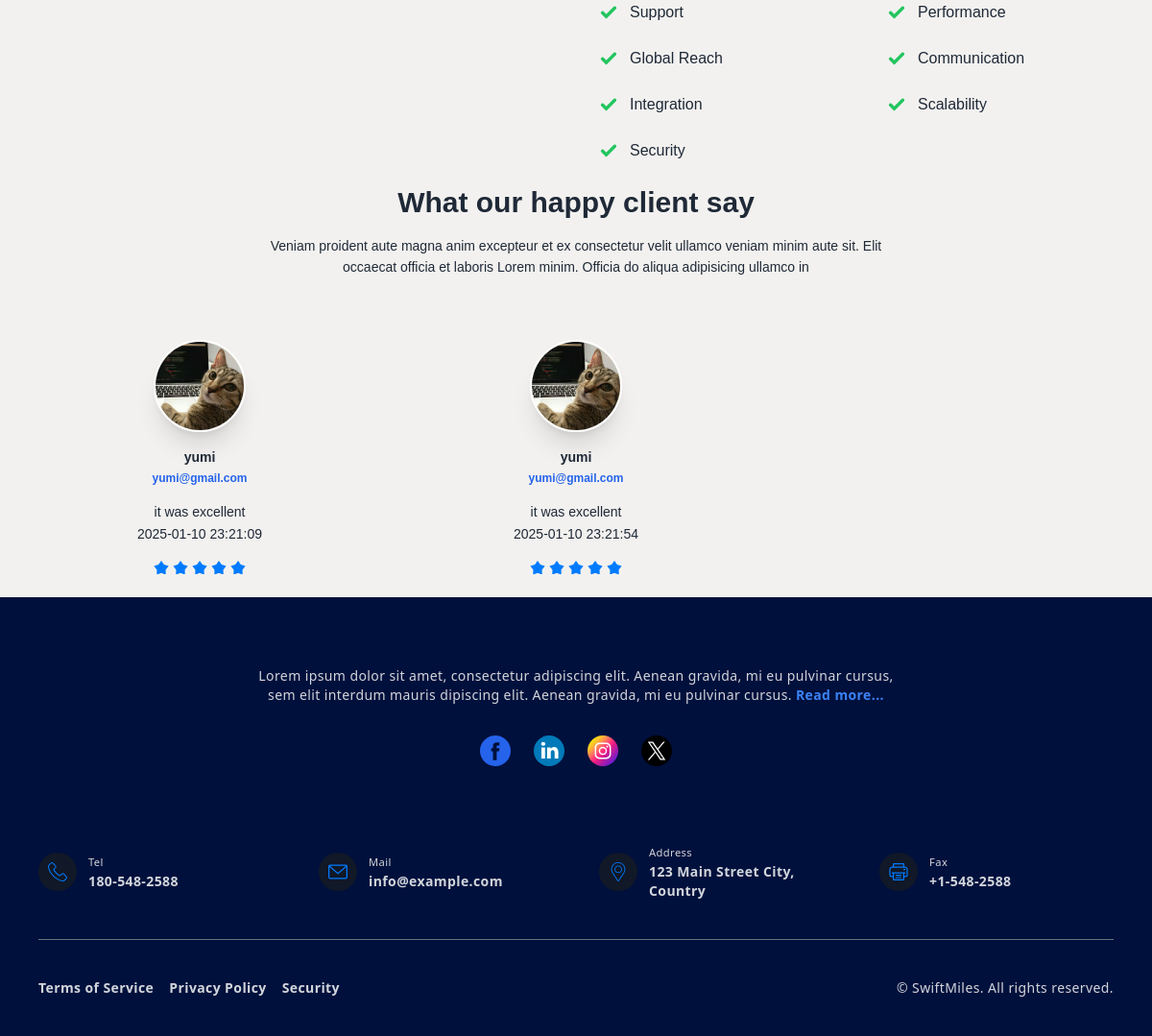
Before: /customer/index.php (lower part) with the older database file.
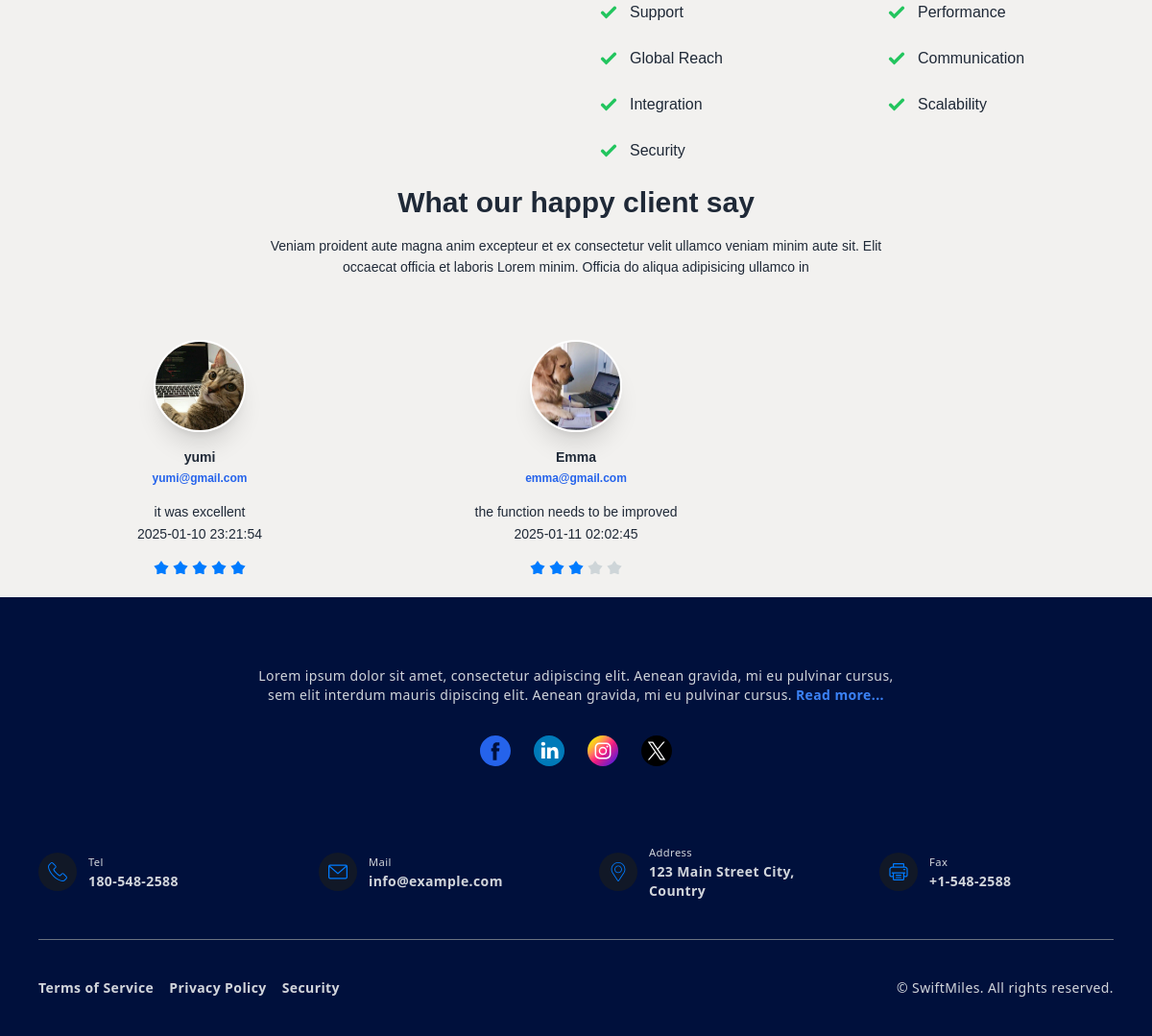
After: the same page with the newer database file.
### tables this page shows
CREATE TABLE `review` (
  `review_id` int(11) NOT NULL,
  `user_id` int(11) DEFAULT NULL,
  `rating` tinyint(4) DEFAULT NULL CHECK (`rating` between 1 and 5),
  `review_text` varchar(255) DEFAULT NULL,
  `created_at` timestamp NOT NULL DEFAULT current_timestamp()
);

CREATE TABLE `users` (
  `user_id` int(11) NOT NULL,
  `username` varchar(100) NOT NULL,
  `email` varchar(100) NOT NULL,
  `password` varchar(60) DEFAULT NULL,
  `cpassword` varchar(60) DEFAULT NULL,
  `profile` varchar(100) DEFAULT NULL
);

### src/customer/index.php (the view, shortened to what this page needs)
<?php
require_once 'dbconnect.php';
$reviewsql = "SELECT *
              FROM review
              INNER JOIN users ON review.user_id = users.user_id";
try {
    $reviewstmt = $conn->prepare($reviewsql);
    $status = $reviewstmt->execute();
    if ($status) {
        $reviews = $reviewstmt->fetchAll(PDO::FETCH_ASSOC);
    } else {
        $reviews = [];
    }
} catch (PDOException $e) {
    echo "Error: " . $e->getMessage();
}
?>
<!DOCTYPE html>
<html lang="en">
<head>
  <link href="./output.css" rel="stylesheet">
  <script src="https://cdn.tailwindcss.com"></script>
</head>
<body class="bg-[#f2f1ef]">
    <div class="max-w-7xl max-md:max-w-xl mx-auto font-[sans-serif] mt-10">
      <div class="grid xl:grid-cols-3 md:grid-cols-2 gap-12 items-center">
        <div class="xl:col-span-2 max-md:px-6">
          <div class="grid xl:grid-cols-3 sm:grid-cols-2 gap-6 mt-12">
            <div class="flex items-center gap-3">
              <h6 class="text-base text-gray-800">Support</h6>
            </div>
            <div class="flex items-center gap-3">
              <h6 class="text-base text-gray-800">Performance</h6>
            </div>
            <div class="flex items-center gap-3">
              <h6 class="text-base text-gray-800">Global Reach</h6>
            </div>
            <div class="flex items-center gap-3">
              <h6 class="text-base text-gray-800">Communication</h6>
            </div>
            <div class="flex items-center gap-3">
              <h6 class="text-base text-gray-800">Integration</h6>
            </div>
            <div class="flex items-center gap-3">
              <h6 class="text-base text-gray-800">Scalability</h6>
            </div>
            <div class="flex items-center gap-3">
              <h6 class="text-base text-gray-800">Security</h6>
            </div>
          </div>
        </div>
      </div>
    </div>
    <div class="my-6 font-[sans-serif] max-w-6xl mx-auto">
      <div class="max-w-2xl mx-auto text-center">
        <h2 class="text-3xl font-extrabold text-gray-800">What our happy client say</h2>
        <p class="text-sm mt-4 leading-relaxed text-gray-800">Veniam proident aute magna anim excepteur et ex consectetur velit ullamco veniam minim aute sit. Elit occaecat officia et laboris Lorem minim. Officia do aliqua adipisicing ullamco in</p>
      </div>
            <div class="grid md:grid-cols-3 gap-6 max-md:gap-12 max-md:justify-center text-center max-md:max-w-lg mx-auto mt-16">
            <?php
              if(isset($reviews)){
              foreach($reviews as $review){
                echo "<div class='rounded-md'>";
                echo "<div class='flex flex-col items-center grid-auto-cols'>";
                echo "<img src='$review[profile]' class='w-24 h-24 rounded-full shadow-xl border-2 border-white' />";
                echo "<div class='mt-4'>";
                echo "<h4 class='text-sm font-extrabold text-gray-800'>$review[username]</h4>";
                echo "<p class='text-xs text-blue-600 font-bold mt-1'>$review[email]</p>";
                echo "</div>";
                echo "<div class='mt-4'>";
                echo "<p class='text-sm leading-relaxed text-gray-800'>$review[review_text]</p>";
                echo "<p class='text-sm leading-relaxed text-gray-800'>$review[created_at]</p>";
                echo "</div>";
                echo "<div class='flex justify-center space-x-1 mt-4'>";
                if(isset($review['rating'])){
                $rating = $review['rating'];
                for($i = 1; $i <= 5; $i++){
                  if($i <= $rating){
                  echo "<svg class='w-4 fill-[#007bff]' viewBox='0 0 14 13' fill='none' xmlns='http://www.w3.org/2000/svg'>
                      <path d='M7 0L9.4687 3.60213L13.6574 4.83688L10.9944 8.29787L11.1145 12.6631L7 11.2L2.8855 12.6631L3.00556 8.29787L0.342604 4.83688L4.5313 3.60213L7 0Z' />
                      </svg>";
                  } else {
                  echo "<svg class='w-4 fill-[#CED5D8]' viewBox='0 0 14 13' fill='none' xmlns='http://www.w3.org/2000/svg'>
                      <path d='M7 0L9.4687 3.60213L13.6574 4.83688L10.9944 8.29787L11.1145 12.6631L7 11.2L2.8855 12.6631L3.00556 8.29787L0.342604 4.83688L4.5313 3.60213L7 0Z' />
                      </svg>";
                  }
                }
                }
                echo "</div>";
                echo "</div>";
                echo "</div>";
              }
              }
            ?>
            </div>
        </div>
  <footer class="py-10 px-10 font-sans tracking-wide bg-[#00103c]">
    <div class="max-w-2xl mx-auto text-center">
      <p class="text-sm mt-8 text-gray-300">Lorem ipsum dolor sit amet, consectetur adipiscing elit. Aenean gravida,
        mi eu pulvinar cursus, sem elit interdum mauris dipiscing elit. Aenean gravida,
        mi eu pulvinar cursus. <a href='javascript:void(0)' class="text-sm font-semibold text-blue-500">Read
          more...</a></p>
      <ul class="flex flex-wrap justify-center gap-6 mt-8">
        <li>
          <a href='javascript:void(0)'>
          </a>
        </li>
        <li>
          <a href='javascript:void(0)'>
          </a>
        </li>
        <li>
          <a href='javascript:void(0)'>
          </a>
        </li>
        <li>
          <a href='javascript:void(0)'>
          </a>
        </li>
      </ul>
    </div>
    <ul class="grid max-sm:grid-cols-1 max-lg:grid-cols-2 lg:grid-cols-4 gap-12 mt-20">
      <li class="flex items-center">
        <div class="bg-gray-900 h-10 w-10 rounded-full flex items-center justify-center shrink-0">
        </div>
        <a href="javascript:void(0)" class="text-gray-300 text-sm ml-3">
          <small class="block">Tel</small>
          <strong>180-548-2588</strong>
        </a>
      </li>
      <li class="flex items-center">
        <div class="bg-gray-900 h-10 w-10 rounded-full flex items-center justify-center shrink-0">
        </div>
        <a href="javascript:void(0)" class="text-gray-300 text-sm ml-3">
          <small class="block">Mail</small>
          <strong>info@example.com</strong>
        </a>
      </li>
      <li class="flex items-center">
        <div class="bg-gray-900 h-10 w-10 rounded-full flex items-center justify-center shrink-0">
        </div>
        <a href="javascript:void(0)" class="text-gray-300 text-sm ml-3">
          <small class="block">Address</small>
          <strong>123 Main Street City, Country</strong>
        </a>
      </li>
      <li class="flex items-center">
        <div class="bg-gray-900 h-10 w-10 rounded-full flex items-center justify-center shrink-0">
        </div>
        <a href="javascript:void(0)" class="text-gray-300 text-sm ml-3">
          <small class="block">Fax</small>
          <strong>+1-548-2588</strong>
        </a>
      </li>
    </ul>
    <hr class="my-10 border-gray-500" />
    <div class="flex max-md:flex-col gap-4">
      <ul class="flex flex-wrap gap-4">
        <li class="text-sm">
          <a href='javascript:void(0)' class='text-gray-300 font-semibold hover:underline'>Terms of Service</a>
        </li>
        <li class="text-sm">
          <a href='javascript:void(0)' class='text-gray-300 font-semibold hover:underline'>Privacy Policy</a>
        </li>
        <li class="text-sm">
          <a href='javascript:void(0)' class='text-gray-300 font-semibold hover:underline'>Security</a>
        </li>
      </ul>
      <p class='text-sm text-gray-300 md:ml-auto'>© SwiftMiles. All rights reserved.</p>
    </div>
  </footer>
</body>
</html>

Changed rows visible on the page:
removed review: user.profile (picture), user.username "yumi", user.email "yumi@gmail.com", review_text "it was excellent", created_at "2025-01-10 23:21:09", rating 5 (drawn)
added review: user.profile (picture), user.username "Emma", user.email "emma@gmail.com", review_text "the function needs to be improved", created_at "2025-01-11 02:02:45", rating 3 (drawn)
